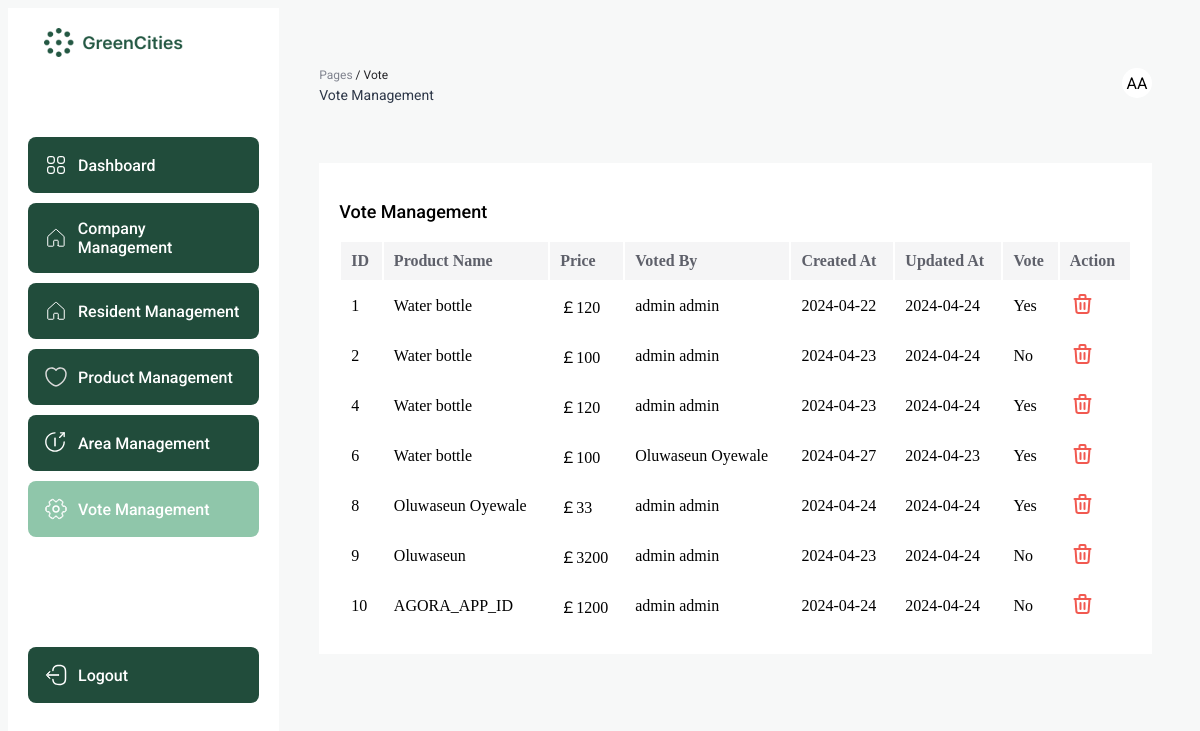
Screenshot of /vote/index.php (signed in) with the database file from the repository.
### tables this page shows
CREATE TABLE `product` (
  `id` int(11) NOT NULL,
  `name` varchar(50) NOT NULL,
  `price` float NOT NULL DEFAULT 0,
  `description` text NOT NULL,
  `size` varchar(15) NOT NULL,
  `benefits` text NOT NULL,
  `pricing_categories` varchar(15) NOT NULL,
  `class` varchar(50) NOT NULL DEFAULT 'Green energies products',
  `vote_count` int(11) NOT NULL DEFAULT 0
);

### vote/index.php (the view, shortened to what this page needs)
<?php
$servername = "localhost";
$username = "root";
$password = "";
$dbname = "Green Alliance";
$conn = new mysqli($servername, $username, $password, $dbname);
$voteListQuery = "SELECT * FROM `votes`";
$voteListResult = $conn->query($voteListQuery);
if ($voteListResult->num_rows > 0) {
    while ($voteListRow = $voteListResult->fetch_assoc()) {
        $productId = $voteListRow['product'];
        $userId = $voteListRow['user'];
        $productListQuery = "SELECT * FROM `product` WHERE id = $productId";
        $productListResult = $conn->query($productListQuery);
        $userVotedQuery = "SELECT * FROM `registration` WHERE id = $userId";
        $userListResult = $conn->query($userVotedQuery);
        $row = $productListResult->fetch_assoc();
        $userRow = $userListResult->fetch_assoc();
        $productId = $voteListRow['id'];
        $productName = $row['name'];
        $productPrice = $row['price'];
        $productDescription = $row['description'];
        $productSize = $row['size'];
        $productBenefits = $row['benefits'];
        $productPricingCategories = $row['pricing_categories'];
        $voteValue = $voteListRow['vote'] == "FALSE" ? "No" : "Yes";
        $createdAt = $voteListRow['created_at'];
        $updatedAt = $voteListRow['updated_at'];
        $votedBy = $userRow["first_name"] . " " . $userRow["last_name"];
        $myMap = [
            "id" => $productId,
            "name" => $productName,
            "price" => $productPrice,
            "description" => $productDescription,
            "size" => $productSize,
            "benefits" => $productBenefits,
            "pricing_categories" => $productPricingCategories,
            "vote" => $voteValue,
            "votedBy" => $votedBy,
            "created_at"=> $createdAt,
            "updated_at"=> $updatedAt
        ];
        $productListData[] = $myMap;
    }
}
$templateData = array(
    "result" => $productListData,
);
?>
<!DOCTYPE html>
<html lang="en">
<head>
</head>
<body>
    <div class="dashboard-container">
        <div class="sidebar">
            <img src="../images/banner.png" alt="logo" style="width: 200px; margin: 0 auto 70px; display: block;" />
            <?php if (isset($_SESSION['role']) && ($_SESSION['role'] === 'admin')) {
                ?>
                <a href="../dashboard.php">
                    <div class="sidebar-item">
                        <p>Dashboard</p>
                    </div>
                </a>
                <?php
            }
            ?>
            <?php
            if (isset($_SESSION['role']) && ($_SESSION['role'] === 'admin')) {
                ?>
                <a href="../company/">
                    <div class="sidebar-item">
                        <p>Company Management</p>
                    </div>
                </a>
                <?php
            }
            ?>
            <?php
            if (isset($_SESSION['role']) && ($_SESSION['role'] === 'admin')) {
                ?>
                <a href="../resident/">
                    <div class="sidebar-item">
                        <p>Resident Management</p>
                    </div>
                </a>
                <?php
            }
            ?>
            <?php
            if (isset($_SESSION['role']) && ($_SESSION['role'] === 'admin')) {
                ?>
                <a href="../product/">
                    <div class="sidebar-item">
                        <p>Product Management</p>
                    </div>
                </a>
                <?php
            }
            ?>
            <?php
            if (isset($_SESSION['role']) && ($_SESSION['role'] === 'admin')) {
                ?>
                <a href="../area/">
                    <div class="sidebar-item">
                        <p>Area Management</p>
                    </div>
                </a>
                <?php
            }
            ?>
            <?php
            if (isset($_SESSION['role']) && ($_SESSION['role'] === 'admin')) {
                ?>
                <a href="../vote/">
                    <div class="sidebar-item active-sidebar">
                        <p>Vote Management</p>
                    </div>
                </a>
                <?php
            }
            ?>
            <a href="../logout.php">
                <div class="sidebar-item" style="margin: 100px 0 0;">
                    <p>Logout</p>
                </div>
            </a>
        </div>
        <div style="width: 100%;">
            <div style="margin: 60px 40px">
                <div style="display: flex; justify-content: space-between;">
                    <div>
                        <p style="color: #81848F; font-size: 12px; margin: 0 0 5px;">Pages <span
                                style="color: #242428;">/ Vote</span></p>
                        <p style="color: #2D3748; font-size: 14px; margin: 0;">Vote Management</p>
                    </div>
                    <div
                        style="border-radius: 50%; width: 30px; height: 30px; background: white; display: flex; align-items: center; justify-content: center;">
                        <p class="font-size: 20px; font-weight: 600;">
                            <?php echo strtoupper($_SESSION['name'][0]) . "" . strtoupper($_SESSION['last_name'][0]); ?>
                        </p>
                    </div>
                </div>
            </div>
            <div style="background: white; margin: 20px 40px; padding: 20px;">
                <div style="display: flex; justify-content: space-between;">
                    <p style="font-size: 18px; font-weight: 500; color: black;">Vote Management</p>
                </div>
                <table class="table" style="width: 100%;">
                    <thead>
                        <tr style="background: #F5F5F6;">
                            <th scope="col" style="text-align: left">ID</th>
                            <th scope="col" style="text-align: left">Product Name</th>
                            <th scope="col" style="text-align: left">Price</th>
                            <th scope="col" style="text-align: left">Voted By</th>
                            <th scope="col" style="text-align: left">Created At</th>
                            <th scope="col" style="text-align: left">Updated At</th>
                            <th scope="col" style="text-align: left">Vote</th>
                            <th scope="col" style="text-align: left">Action</th>
                        </tr>
                    </thead>
                    <tbody>
                        <?php foreach ($templateData['result'] as $option): ?>
                            <tr>
                                <td><?php echo $option["id"]; ?></td>
                                <td><?php echo $option["name"]; ?></td>
                                <td><?php echo "￡" . $option["price"]; ?></td>
                                <td><?php echo $option["votedBy"]; ?></td>
                                <td><?php echo $option["created_at"]; ?></td>
                                <td><?php echo $option["updated_at"]; ?></td>
                                <td><?php echo $option["vote"]; ?></td>
                                <td>
                                    <a href="index.php?delete=<?php echo $option['id']; ?>">
                                    </a>
                </div>
                </td>
                </tr>
            <?php endforeach; ?>
</body>
</html>

### vote/index.php (style rules this page uses)
p, span, a, label { font-family: "Roboto", sans-serif; }
body { background-color: #F7F8F8; height: 100vh; flex-direction: column; }
.sidebar { width: 300px; padding: 20px; flex-direction: column; display: flex; gap: 10px; background: white; height: 100vh; }
.sidebar-item { display: flex; padding: 16px; border-radius: 8px; align-items: center; gap: 10px; background: #214C3B; text-decoration: none; }
.sidebar-item p { color: white; font-size: 16px; font-weight: 500; margin: 0; text-decoration: none; }
.active-sidebar { background: #8FC6AA; }
.dashboard-container { display: flex; }
thead, tbody { width: 100%; border-radius: 6px; }
thead th { padding: 10px; color: #5E606A; }
thead tr { border-bottom: 1px solid #F5F5F6; }
tbody td { padding: 10px; }
a { text-decoration: none; }

### rows the page displays
product: id "2", name "Water bottle", price "100", votedBy "admin admin", created_at "2024-04-23", updated_at "2024-04-24", vote "No", id "6", votedBy "Oluwaseun Oyewale", created_at "2024-04-27", updated_at "2024-04-23", vote "Yes"
product: id "4", name "Water bottle", price "120", votedBy "admin admin", created_at "2024-04-23", updated_at "2024-04-24", vote "Yes"
product: id "8", name "Oluwaseun Oyewale", price "33", votedBy "admin admin", created_at "2024-04-24", updated_at "2024-04-24", vote "Yes"
product: id "9", name "Oluwaseun", price "3200", votedBy "admin admin", created_at "2024-04-23", updated_at "2024-04-24", vote "No"
product: id "10", name "AGORA_APP_ID", price "1200", votedBy "admin admin", created_at "2024-04-24", updated_at "2024-04-24", vote "No"

### other values shown
$_SESSION['name'][0] "A"
$_SESSION['last_name'][0] "A"
$option["id"] "1"
$option["name"] "Water bottle"
$option["price"] "120"
$option["votedBy"] "admin admin"
$option["created_at"] "2024-04-22"
$option["updated_at"] "2024-04-24"
$option["vote"] "Yes"
